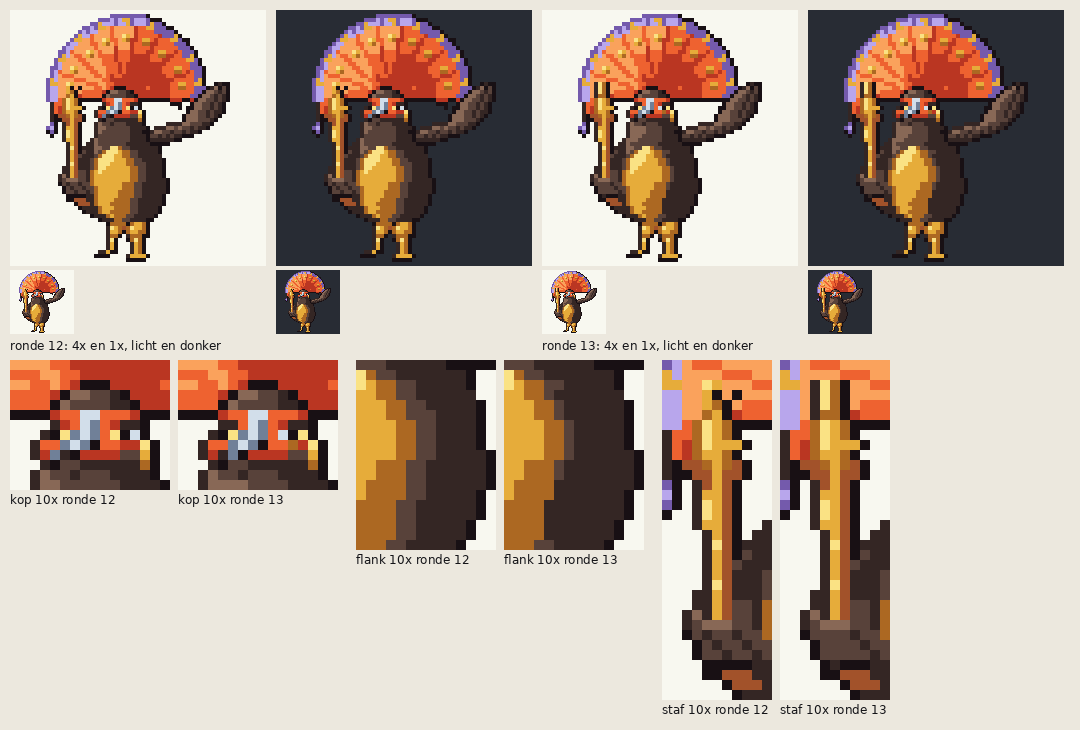

Recreate this plot in Python.
"""vel.png ronde 13: 4x en 1x licht/donker naast ronde 12; kop, flank en staf op 10x naast ronde 12. Draaien vanuit de repo-root."""
import os
from PIL import Image, ImageDraw, ImageFont
HERE = os.path.dirname(os.path.abspath(__file__)); D = os.path.dirname(HERE)
F = ImageFont.truetype('/usr/share/fonts/truetype/dejavu/DejaVuSans.ttf', 12); INK = (20, 20, 24)
def on(im, c, size):
    b = Image.new('RGBA', size, c + (255,)); b.alpha_composite(im.resize(size, Image.NEAREST)); return b.convert('RGB')
sp = Image.open(os.path.join(HERE, 'sapa_inca.png')).convert('RGBA')
r12 = Image.open(os.path.join(D, 'ronde12/sapa_inca.png')).convert('RGBA')
W = Image.new('RGB', (1080, 900), (236, 232, 222)); d = ImageDraw.Draw(W)
for i, (im, lab) in enumerate(((r12, 'ronde 12'), (sp, 'ronde 13'))):
    for j, c in enumerate(((248, 248, 240), (40, 44, 52))):
        x = 10 + (i * 2 + j) * 266
        W.paste(on(im, c, (256, 256)), (x, 10)); W.paste(on(im, c, (64, 64)), (x, 270))
    d.text((10 + i * 532, 338), lab + ': 4x en 1x, licht en donker', font=F, fill=INK)
x = 10
for (x0, y0, x1, y1), naam in (((19, 17, 35, 30), 'kop'), ((26, 33, 40, 52), 'flank'), ((10, 16, 21, 50), 'staf')):
    w, h = (x1 - x0) * 10, (y1 - y0) * 10
    for i, (im, lab) in enumerate(((r12, 'ronde 12'), (sp, 'ronde 13'))):
        W.paste(on(im.crop((x0, y0, x1, y1)), (248, 248, 240), (w, h)), (x, 360)); d.text((x, 362 + h), f'{naam} 10x {lab}', font=F, fill=INK); x += w + 8
    x += 10
W = W.crop((0, 0, max(1080, x), 360 + 340 + 30)); W.save(os.path.join(HERE, 'vel.png'))
